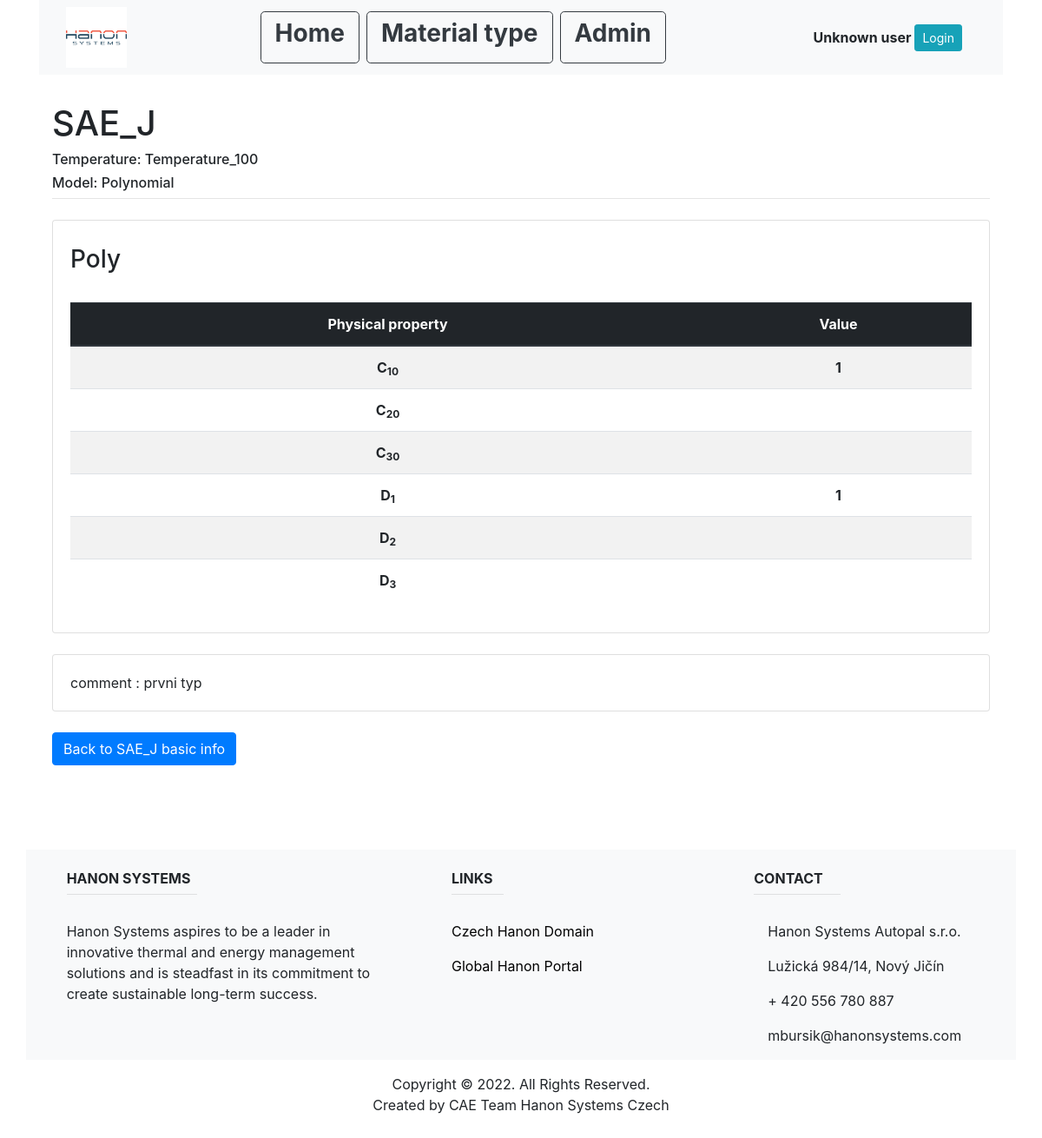
Page /material_type_list/rubber/7/13/3/Poly/model_info on the committed database.
### main/models.py (models this page shows, shortened)
class Rubber(models.Model):
    name = models.CharField(max_length=200, unique=True)
    material_type_id = models.ForeignKey(MaterialType, on_delete=models.CASCADE)

class RubberTemp(models.Model):
    name = models.CharField(max_length=200, unique=True)
    rubber_id = models.ForeignKey(Rubber, on_delete=models.CASCADE)
    E = models.FloatField(blank=True)
    nu = models.FloatField(blank=True)
    rho = models.FloatField(blank=True)
    Rm = models.FloatField(blank=True)
    Re = models.FloatField(blank=True)
    Ru = models.FloatField(blank=True)
    comment = models.CharField(max_length=1000, blank=True)

class Polynomial(models.Model):
    model_type = "Polynomial"
    name = models.CharField(max_length=200, unique=True)
    C_10 = models.CharField(max_length=20000, blank=True)
    C_20 = models.CharField(max_length=20000, blank=True)
    C_30 = models.CharField(max_length=20000, blank=True)
    D_1 = models.CharField(max_length=20000, blank=True)
    D_2 = models.CharField(max_length=20000, blank=True)
    D_3 = models.CharField(max_length=20000, blank=True)
    comment = models.CharField(max_length=1000)
    rubber_temp_id = models.ForeignKey(RubberTemp, on_delete=models.CASCADE)

### main/views.py (the view, shortened to what this page needs)
# urls.py: path('material_type_list/rubber/<int:material_type_id>/<int:rubber_id>/<int:temp_id>/<str:model_name>/model_info', views.model_info, name="model_info"),
def model_info(response, material_type_id, rubber_id, temp_id, model_name):
    material_info = Rubber.objects.get(pk=rubber_id)
    material_type = MaterialType.objects.get(pk=material_type_id)
    temp_info = RubberTemp.objects.get(pk=temp_id)
    rubber_info = Rubber.objects.get(pk=rubber_id)
    if ArrudaBoyce.objects.filter(name=model_name).exists():
        model_info = ArrudaBoyce.objects.get(name=model_name)
        return render(response, "main/arruda_info.html", {
            "material_type": material_type,
            "material_info": material_info,
            "model_info": model_info,
            "temp_info": temp_info,
            "rubber_info": rubber_info,
        })
    elif Polynomial.objects.filter(name=model_name).exists():
        model_info = Polynomial.objects.get(name=model_name)
        return render(response, "main/polynomial_info.html", {
            "material_type": material_type,
            "material_info": material_info,
            "model_info": model_info,
            "temp_info": temp_info,
            "rubber_info": rubber_info,
        })
    else:
        return HttpResponse("Missing material model")

### main/templates/main/polynomial_info.html (shortened to what this page needs)
{% extends "main/base.html" %}
{% block content %}
<br>
<div class="container">
  <div class="row">
    <div class="col-sm">
        <h1 class="mt-2">{{material_info.name}}</h1>
        <h6 class="mt-2">Temperature: {{temp_info.name}}</h6>
        <h6 class="mt-2">Model: {{model_info.model_type}}</h6>
        <hr class="mt-0 mb-4">
    </div>
  </div>
  <div class="row">
    <div class="col">
        <div class="card card-body">
            <h3 class="mt-2">{{model_info.name}}</h3>
            <br>
            <table class="table table-striped">
                <thead class="thead-dark">
                <tr>
                    <th class="text-center align-middle" scope="col">Physical property</th>
                    <th class="text-center align-middle" scope="col">Value</th>
                </tr>
                </thead>
                <tbody>
                <tr>
                    <th class="text-center align-middle" scope="row">C<sub>10</sub></th>
                    <th class="text-center align-middle" scope="row">{{model_info.C_10}}</th>
                </tr>
                <tr>
                    <th class="text-center align-middle" scope="row">C<sub>20</sub></th>
                    <th class="text-center align-middle" scope="row">{{model_info.C_20}}</th>
                </tr>
                <tr>
                    <th class="text-center align-middle" scope="row">C<sub>30</sub></th>
                    <th class="text-center align-middle" scope="row">{{model_info.C_30}}</th>
                </tr>
                <tr>
                    <th class="text-center align-middle" scope="row">D<sub>1</sub></th>
                    <th class="text-center align-middle" scope="row">{{model_info.D_1}}</th>
                </tr>
                <tr>
                    <th class="text-center align-middle" scope="row">D<sub>2</sub></th>
                    <th class="text-center align-middle" scope="row">{{model_info.D_2}}</th>
                </tr>
                <tr>
                    <th class="text-center align-middle" scope="row">D<sub>3</sub></th>
                    <th class="text-center align-middle" scope="row">{{model_info.D_3}}</th>
                </tr>
                </tbody>
            </table>
        </div>
    </div>
  </div>
  <br>
  <div class="row">
    <div class="col">
        <div class="card card-body">
            <p class="mb-0">comment : {{model_info.comment}}</p>
        </div>
    </div>
  </div>
</div>
<br>
<div class="container">
    <input class="btn btn-primary" type=button value="Back to {{material_info.name}} basic info" onClick="javascript:history.go(-1);">
</div>
{% endblock %}

### rows in the picture
Rubber: name "SAE_J", name "Back to SAE_J basic info"
RubberTemp: name "Temperature_100"
Polynomial: model_type "Polynomial", name "Poly", C_10 "1", D_1 "1", comment "prvni typ"
